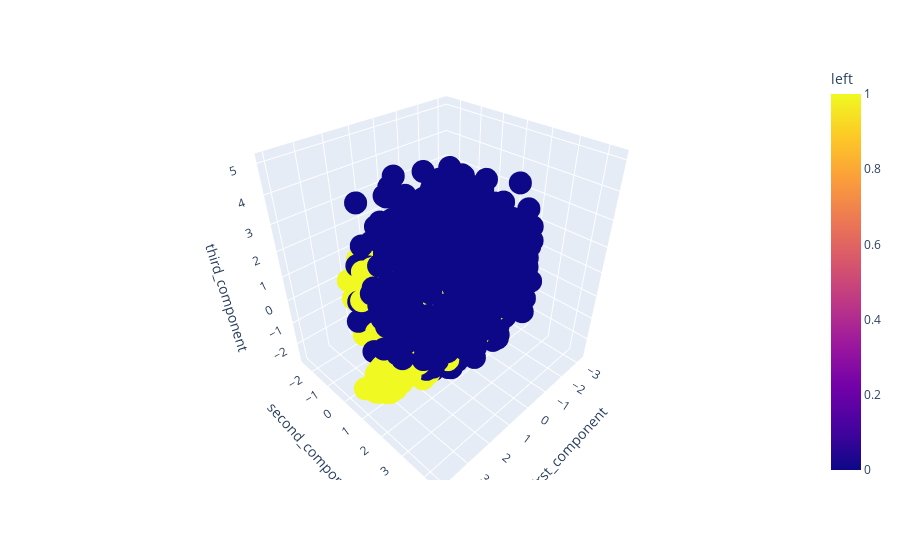

Here is the notebook cell this chart was saved with:
### Code cell
import plotly.express as px

fig = px.scatter_3d(df_pca, x='first_component', y='second_component', z='third_component',
                    color='left')
fig.show()

### Figure 1 — Plotly figure (JSON) as saved in the notebook; plotly's stock layout.template omitted (floating-point values rounded to 4 significant figures; data arrays with more than 128 entries replaced by an {"elided": "..."} marker saying what was removed)
{"data": [{"hovertemplate": "first_component=%{x}<br>second_component=%{y}<br>third_component=%{z}<br>left=%{marker.color}<extra></extra>", "legendgroup": "", "marker": {"color": {"elided": "11991 int values"}, "coloraxis": "coloraxis", "symbol": "circle"}, "mode": "markers", "name": "", "scene": "scene", "showlegend": false, "type": "scatter3d", "x": {"elided": "11991 float values"}, "y": {"elided": "11991 float values"}, "z": {"elided": "11991 float values"}}], "layout": {"coloraxis": {"colorbar": {"title": {"text": "left"}}, "colorscale": [[0, "#0d0887"], [0.1111, "#46039f"], [0.2222, "#7201a8"], [0.3333, "#9c179e"], [0.4444, "#bd3786"], [0.5556, "#d8576b"], [0.6667, "#ed7953"], [0.7778, "#fb9f3a"], [0.8889, "#fdca26"], [1, "#f0f921"]]}, "legend": {"tracegroupgap": 0}, "margin": {"t": 60}, "scene": {"domain": {"x": [0, 1], "y": [0, 1]}, "xaxis": {"title": {"text": "first_component"}}, "yaxis": {"title": {"text": "second_component"}}, "zaxis": {"title": {"text": "third_component"}}}}}
